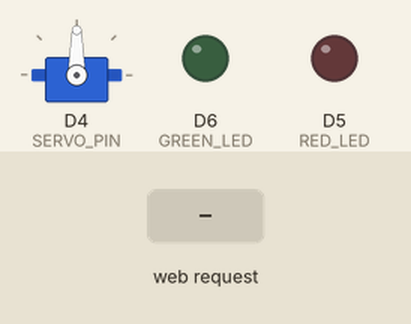
Bench run of a sketch on a simulated ESP8266 (NodeMCU). On the bench: servo, output pins drawn as LEDs (lit = HIGH). The test bench sets the inputs (shaded band). WiFi joins after 1.5 s; servers stay silent unless stated; what the sketch prints to the serial monitor is not drawn.

Above: at 2.7 s.
2.8 s: HTTP request GET /servo?angle=red received
At 3.6 s:
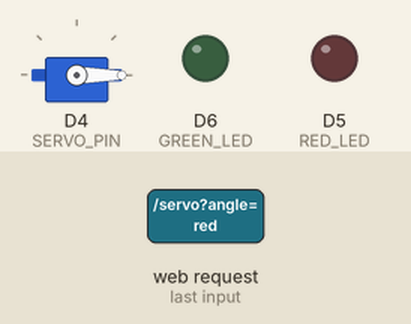
4.3 s: HTTP request GET /servo?angle=120 received
At 4.7 s:
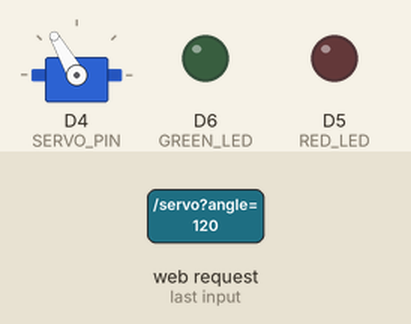
5.8 s: HTTP request GET /servo?angle=on received
At 7.0 s:
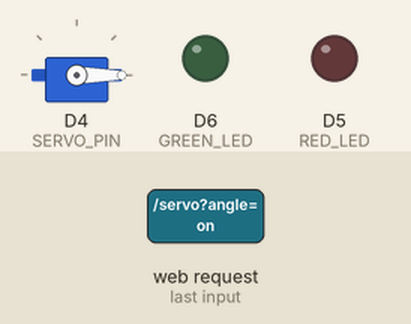
7.3 s: HTTP request GET /servo?angle=120&color=120&state=120 received
At 8.2 s:
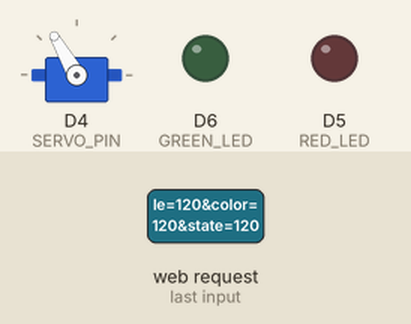
Timing chart, 0 to 9.8 s (numbered marks = the images above; inputs shaded):
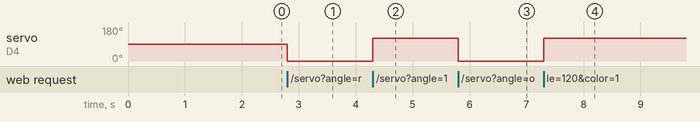

Measured:
- after the input at 2.8 s, servo on D4 (SERVO_PIN): 90° → 0° at once
- after the input at 4.3 s, servo on D4 (SERVO_PIN): 0° → 120° at once
- after the input at 5.8 s, servo on D4 (SERVO_PIN): 120° → 0° at once
- after the input at 7.3 s, servo on D4 (SERVO_PIN): 0° → 120° at once

The sketch:

esp8266_controller.ino
```cpp
// ESP8266 Arduino Sketch (NodeMCU 1.0)
// Libraries: ESP8266WiFi, ESP8266WebServer, ServoESP8266 (or Servo library compatible)

#include <ESP8266WiFi.h>
#include <ESP8266WebServer.h>
#include <Servo.h>

const char* ssid = "Your_SSID";
const char* pass = "Your_PASSWORD";

ESP8266WebServer server(80);

Servo servo1;
const int SERVO_PIN = D4;      // change as wired
const int RED_LED = D5;        // change as wired
const int GREEN_LED = D6;      // change as wired

void handle_servo() {
  if (server.hasArg("angle")) {
    int angle = server.arg("angle").toInt();
    angle = constrain(angle, 0, 180);
    servo1.write(angle);
    Serial.printf("Servo -> %d deg\n", angle);
    server.send(200, "text/plain", "OK");
  } else {
    server.send(400, "text/plain", "angle missing");
  }
}

void handle_led() {
  String color = server.arg("color");
  String state = server.arg("state");
  int pin = (color == "red") ? RED_LED : GREEN_LED;
  int val = (state == "on") ? HIGH : LOW;
  digitalWrite(pin, val);
  Serial.printf("LED %s -> %s\n", color.c_str(), state.c_str());
  server.send(200, "text/plain", "OK");
}

void handle_log() {
  String msg = server.arg("msg");
  Serial.println(msg);
  server.send(200, "text/plain", "OK");
}

void setup() {
  Serial.begin(115200);
  Serial.println("System init_______");
  pinMode(RED_LED, OUTPUT);
  pinMode(GREEN_LED, OUTPUT);
  digitalWrite(RED_LED, LOW);
  digitalWrite(GREEN_LED, LOW);

  servo1.attach(SERVO_PIN);
  servo1.write(90); // INITIAL POSITION = 90° per your requirement

  WiFi.mode(WIFI_STA);
  WiFi.begin(ssid, pass);
  while (WiFi.status() != WL_CONNECTED) { delay(500); Serial.print("."); }
  Serial.println("");
  Serial.print("IP: "); Serial.println(WiFi.localIP());

  server.on("/servo", HTTP_GET, handle_servo);
  server.on("/led", HTTP_GET, handle_led);
  server.on("/log", HTTP_GET, handle_log);
  server.begin();
  Serial.println("HTTP server started");
}

void loop() { server.handleClient(); }
```
